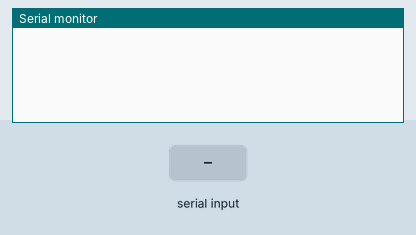
A sketch run on a simulated Arduino Uno, built with avr-gcc and run on an emulated ATmega328P. Shown: the last lines printed to the serial monitor. The test bench sets the inputs (shaded band).

Above: at 1.2 s.
1.3 s: "$:start\n" received over Serial
At 3.1 s:
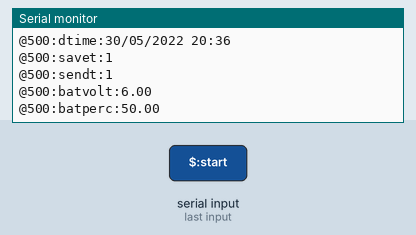
3.4 s: "$:stop\n" received over Serial
At 5.1 s:
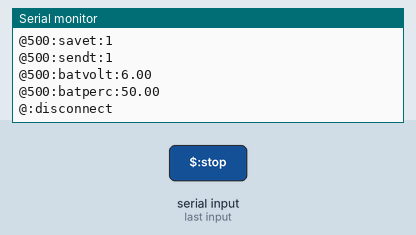
5.4 s: "503\n" received over Serial
At 6.5 s:
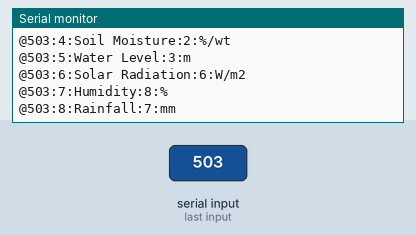

The sketch:

Software_test_final.ino
```cpp
boolean softParaSendFlag = false;
boolean softFileSendFlag = false;

void setup() {
  //Serial.begin(115200);
  Serial.begin(9600);
/*  300
1200
                    2400
                    4800
                    9600
                    19200
                    38400
                    57600
                    74880
                    115200
                    230400
                    250000
                    500000
                    1000000*/
}
//void(* resetFunc) (void) = 0;  // declare reset fuction at address 0

void loop() {


  if (Serial.available())
  {
    String rawString = Serial.readStringUntil('\n');
    //resetFunc(); //call reset2
    rawString.trim();
    //Serial.println(rawString);
    delay(500);
    //* resetFunc();
    if (rawString.indexOf("$:start") > -1) {
      //resetFunc();
      //delay(100);
      //Serial.println(rawString);
      Serial.println("@:connect");
      //      Serial2.println("@501:connect");
      delay(100);

      float batVolt = 6;

      String _batVolt = String(batVolt);

      String batPerc = String((batVolt / 12) * 100, 2);

      Serial.println("@500:devtype:IAQ");
      Serial.println("@500:pid:WDRA-2.2.2");
      Serial.println("@500:ser:WDRA300522_26");
      Serial.println("@500:dtime:30/05/2022 20:36");
      Serial.println("@500:savet:1");
      Serial.println("@500:sendt:1");
      Serial.println("@500:batvolt:" + _batVolt);
      Serial.println("@500:batperc:" + batPerc);

    }
    else if (rawString.indexOf("$:stop") > -1)
    {
      Serial.println("@:disconnect");
    }

    int caseNo = rawString.substring(rawString.indexOf('$') + 1, rawString.indexOf(':')).toInt();

    switch (caseNo)
    {
      case 500: { // For Connect
          delay(100);
          softParaSendFlag = false;
          softFileSendFlag = false;


          break;
        }
      case 501: { // For Setup
          delay(100);
          softParaSendFlag = false;
          softFileSendFlag = false;

          break;
        }

      case 502: {// For Backup
          softParaSendFlag = false;
          softFileSendFlag = true;

          String trigger = rawString.substring(rawString.indexOf(':') + 1, rawString.indexOf('_'));

          if (trigger == "startbackup")
          {
            String FileName[9] = {"", "One", "Two", "Three", "Four", "Five", "Six", "Seven", "Eight"};
            String FileExt[9] = {"", ".csv", ".csv", ".csv", ".csv", ".csv", ".csv", ".csv", ".csv"};

            delay(500);

            if (Serial.available() == false)
            {
              for (int i = 1; i < 9; i++) {
                Serial.println("@502:" + String(i) + ":" + FileName[i] + FileExt[i]);
                delay(8);
              }

            }

          }

          else if (trigger == "savefileNo")//$502:savefileNo_1_
          {
            //char celsius = '\u00B0';

            Serial.println("/*11-Aug-2022*/");
            delay(100);
            Serial.println("SavedData");
            Serial.println("Temperature, Humidity, Velocity, PM10");//54.0 µg/m³
            Serial.println("*C, %, m/s, ug/m3");
            Serial.println("65, 72, 5, 54");
            Serial.println("62, 70, 6, 55");
            Serial.println("66, 75, 5, 52");
            Serial.println("done");
            delay(100);
            Serial.println("AllDone");

          }

          break;
        }
      case 503: {// FOR Dashboard
          //delay(100);
          softParaSendFlag = true;
          softFileSendFlag = false;

          String paraName[5] = {"Temperature", "Relative Humidity", "Soil Moisture", "Wind Direction", "Temperature"};
          String paraValue[5] = {"52", "41", "48", "76", "60,000"};
          String paraUnit[5] = {"℃", "%", "ug/m3", "North", "℃"};


          if (softParaSendFlag)
          {
            //delay(500);

            int i = 0;

            //Serial.println("@503:Show_Tiles");

            while (Serial.available() == false)
            {
              Serial.println("@503:1:Temperature:" + String(i) + ":" + "Unit"); // + "1" + ":" + "Temperature" + ":" + ":" + "Unit");
              Serial.println("@503:2:Wind Speed:" + String(i + 5) + ":" + "m/s");
              Serial.println("@503:3:Wind Direction:" + String(i + 1) + ":" + "NE");
              Serial.println("@503:4:Soil Moisture:" + String(i + 2) + ":" + "%/wt");
              Serial.println("@503:5:Water Level:" + String(i + 3) + ":" + "m");
              Serial.println("@503:6:Solar Radiation:" + String(i + 6) + ":" + "W/m2");
              Serial.println("@503:7:Humidity:" + String(i + 8) + ":" + "%");
              Serial.println("@503:8:Rainfall:" + String(i + 7) + ":" + "mm");


              //Serial.println("@503:ShowTiles");// send this keyword only once

              delay(1000);
              i++;
            }

            /*for (int i = 0; i < 100; i++) {
              // Serial.println("@503:" + String(i + 1) + ":" + paraName[i] + ":" + paraValue[i] + ":" + paraUnit[i]);

              Serial.println("@503:1:Temperature:" + String(i) + ":" + "Unit"); // + "1" + ":" + "Temperature" + ":" + ":" + "Unit");
              Serial.println("@503:2:Humidity:" + String(i + 1) + ":" + "%");
              Serial.println("@503:3:Velocity:" + String(i + 2) + ":" + "m/s");
              Serial.println("@503:4:Water Level:" + String(i + 3) + ":" + "m");
              Serial.println("@503:5:CO2:" + String(i + 4) + ":" + "mg/m3");

              //Serial.println("@503:ShowTiles");// send this keyword only once
              delay(1000);
              }*/
          }
          //Serial.println("@503:showTiles");

          break;
        }

    }//Switch case ends here

  }

}
```

Measured:
- after the input at 1.3 s, the serial monitor: prints a new line after 0.51 s (image 1)
- after the input at 3.4 s, the serial monitor: prints a new line after 0.51 s (image 2)
- after the input at 5.4 s, the serial monitor: prints a new line after 0.50 s (image 3)
